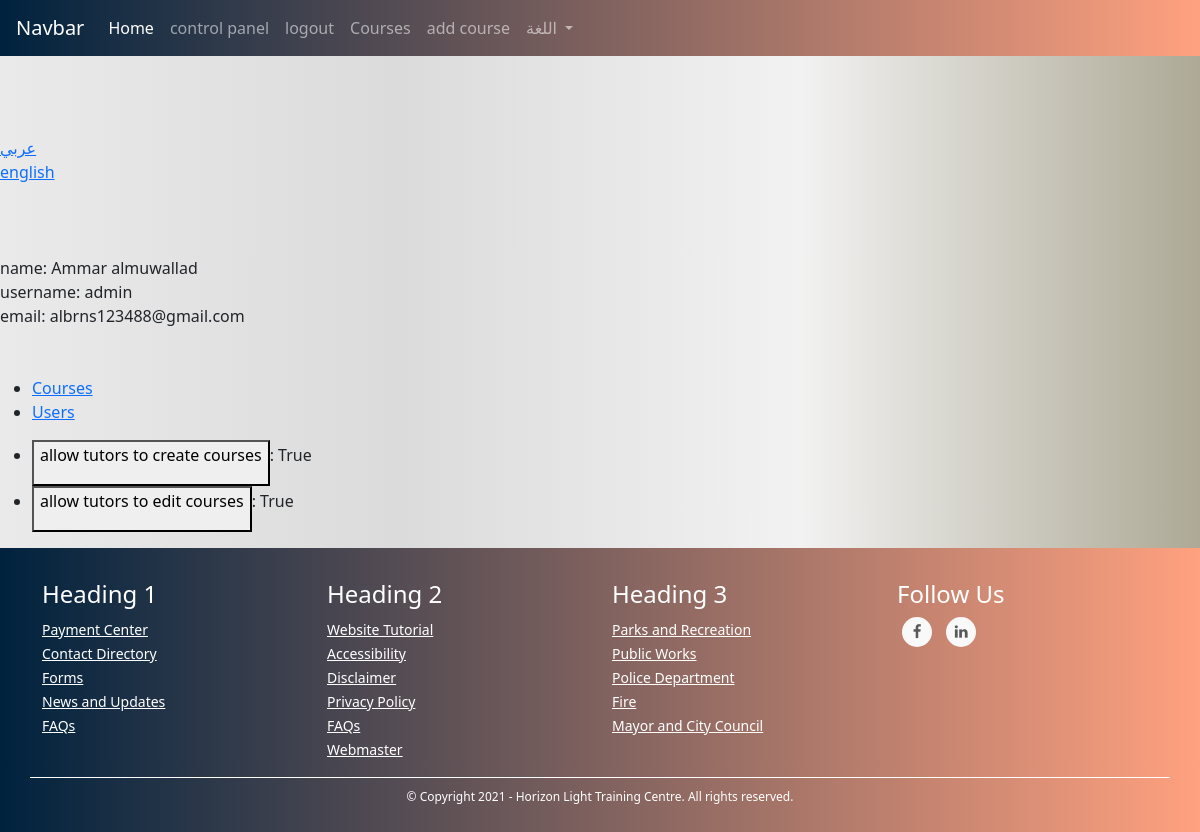
The page /admins/control-panel (signed in) on the database its author committed.
### TUTOR/models.py (models this page shows, shortened)
class UserModel(db.Model, UserMixin):
    id = db.Column(db.Integer, primary_key=True)
    first_name = db.Column(db.String(128), nullable=False)
    last_name = db.Column(db.String(128), nullable=False)
    username = db.Column(db.String(20), unique=True, nullable=False)
    email = db.Column(db.String(256), unique=True, nullable=False)
    password = db.Column(db.String(255), nullable=False)
    user_type = db.Column(db.String(30), nullable=False)
    _gender = db.Column(db.Boolean, nullable=False, default=True)
    email_confirmation_code = db.Column(db.String(5), nullable=True)
    is_confirmed = db.Column(db.Boolean, nullable=False, default=False)
    creation_date = db.Column(db.DateTime, nullable=False, default=datetime.utcnow)
    admin_data_model = db.relationship('AdminDataModel', backref='user', uselist=False)
    tutor_data_model = db.relationship('TutorDataModel', backref='user', uselist=False)
    student_data_model = db.relationship('StudentDataModel', backref='user', uselist=False)
    @property
    def full_name(self):
        return self.first_name + " " + self.last_name

### TUTOR/ADMINISTRATION/routes.py (the view)
@admins_blueprint.route("/admins/control-panel", methods=["GET", "POST"])
@login_required(ADMIN_TYPES)
def control_panel():
    return render_template('admins/control_panel.html')

### TUTOR/ADMINISTRATION/routes.py (called while the page is built)
@admins_blueprint.context_processor
def utility_processor():
    return dict(get_language_text=LngObj.get_language_text, get_current_page_language_list=LngObj.get_current_page_language_list, languages=LANGUAGES, admin_types=ADMIN_TYPES, settings=SiteSettingsModel.get_settings_dict())

### TUTOR/models.py (called while the page is built)
@login_manager.user_loader
def load_user(user_id):
    return UserModel.query.get(int(user_id))

    def is_bool(self):
        return True if self.value in ("True", "true", "False", "false") else False

    @staticmethod
    def get_str_bool(string):
        return True if string in ("True", "true") else False

    @classmethod
    def get_settings_dict(cls):
        all_settings = cls.query.all()
        settings = {}
        for setting in all_settings:
            if setting.is_bool():
                settings[setting.name] = SiteSettingsModel.get_str_bool(setting.value)
            else:
                settings[setting.name] = setting.value
        return settings

### TUTOR/utils/languages.py (called while the page is built)
    @staticmethod
    def translate(page_name, language=DEFAULT_LANGUAGE): # returns specific language page
        return LngObj.read_language_file(page_name, language)

    @staticmethod
    def read_language_file(page_name, language):
        path = os.path.join(current_app.root_path,"static", "languages", language + ".json")
        with open(path, "r", encoding='utf-8') as f:
            language_dict = json.loads(f.read())
            page_list = language_dict.get(page_name)
            return page_list if page_list else []

    @staticmethod
    def get_validated_page_language_list(view, language_cookie): # returns specific language page with extra validation
        if not language_cookie or language_cookie not in list(LANGUAGES.keys()):
            page_language_list = LngObj.translate(view)
        else:
            page_language_list = LngObj.translate(view, language_cookie)
        return page_language_list

    @staticmethod
    def get_current_page_language_list(): # returns current page language list
        current_page, _args_dict = reverse_url_for(request.path)
        page_language_list = LngObj.get_validated_page_language_list(current_page, request.cookies.get("language"))
        return page_language_list

    @staticmethod
    def get_language_text(tag, language_list): # returns single text using it's tag
        return next(x.get("description") for x in language_list if x.get("tag") == tag)

### TUTOR/templates/admins/control_panel.html (shortened to what this page needs)
{% extends "template.html" %}
{% block content %}
    <br><br><br>
       {% include "snippets/language_select.html" %}
        <br><br><br>
        name: {{ current_user.full_name }}
        <br>
        username: {{ current_user.username }}
        <br>
        email: {{ current_user.email }}
        <br><br><br>
        <ul>
            <li><a href="{{ url_for('admins_blueprint.courses') }}">Courses</a></li>
            <li><a href="{{ url_for('admins_blueprint.users_list_view') }}">Users</a></li>
        </ul>
        <ul>
            <li><a href="{{ url_for('admins_blueprint.change_site_settings', setting='allow_tutors_to_create_courses') }}"><button><p>allow tutors to create courses</p></button></a>: {{settings.get("allow_tutors_to_create_courses")}}</li>
            <li><a href="{{ url_for('admins_blueprint.change_site_settings', setting='allow_tutors_to_edit_courses') }}"><button><p>allow tutors to edit courses</p></button></a>: {{settings.get("allow_tutors_to_edit_courses")}}</li>
        </ul>
{% endblock %}

### TUTOR/static/css/global.css (style rules this page uses)
body { background: #ADA996; background: -webkit-linear-gradient(to right, #EAEAEA, #DBDBDB, #F2F2F2, #ADA996); background: linear-gradient(to right, #EAEAEA, #DBDBDB, #F2F2F2, #ADA996); }

### rows shown on the page
UserModel: full_name "Ammar almuwallad", username "admin", email "albrns123488@gmail.com"

### other values the page prints
{{ value }} "عربي" "english"
{{ settings.get("allow_tutors_to_create_courses") }} "True"
{{ settings.get("allow_tutors_to_edit_courses") }} "True"
